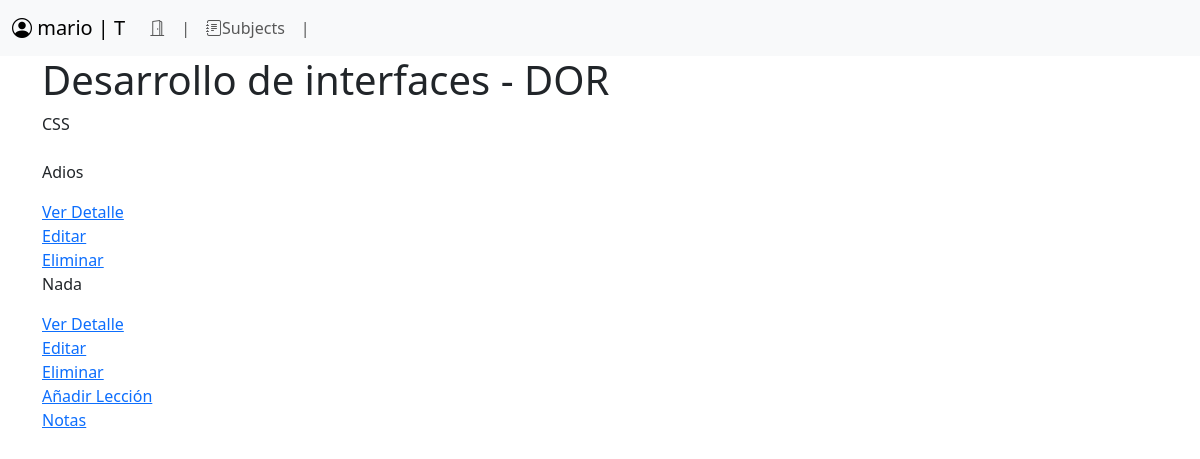
/subjects/DOR/ (signed in), run on the app's committed database.
### users/models.py (models this page shows, shortened)
class Profile(models.Model):
    class Role(models.TextChoices):
        STUDENT = 'S', 'Student'
        TEACHER = 'T', 'Teacher'
    role = models.CharField(max_length=1, choices=Role, default=Role.STUDENT)
    user = models.OneToOneField(User, on_delete=models.CASCADE, related_name='profile')
    bio = models.TextField(blank=True)
    avatar = models.ImageField(upload_to='avatars/noavatar.png', blank=True, null=True)

### subjects/models.py (models this page shows, shortened)
class Subject(models.Model):
    code = models.CharField(unique=True, max_length=255)
    name = models.CharField(max_length=255)
    description = models.TextField(
        blank=True,
    )
    students = models.ManyToManyField(User, related_name='student_subjects', through='Enrollment')
    teacher = models.ForeignKey(
        User,
        on_delete=models.PROTECT,
        related_name='teacher_subjects',
    )

class Lesson(models.Model):
    subject = models.ForeignKey(Subject, on_delete=models.CASCADE, related_name='lessons')
    title = models.CharField(max_length=255)
    content = models.TextField(
        blank=True,
    )

### subjects/views.py (the view, shortened to what this page needs)
# urls.py: path('<str:code>/', views.subject_detail, name='subject-detail'),
@login_required
def subject_detail(request, code):
    subject = Subject.objects.get(code=code)
    enrollment = False
    grade = False
    lessons = subject.lessons.all()
    profile = request.user.profile
    user = request.user
    if profile.role == Profile.Role.TEACHER:
        if subject.teacher == user:
            is_teacher = True
        else:
            raise PermissionDenied()
    return render(
        request,
        'subjects/subject_detail.html',
        {
            'subject': subject,
            'is_teacher': is_teacher,
            'lessons': lessons,
            'grade': grade,
        },
    )

### subjects/templates/subjects/subject_detail.html (shortened to what this page needs)
{% extends "base.html" %}
{% block navbar %}
{% include "shared/navbar.html" %}
{% endblock navbar %}
{% block content %}
<h1>{{ subject.name }} - {{ subject.code }}</h1>
<p>{{ subject.description }}</p>
{% if is_teacher %}
    <ul class="list-group mt-4">
        {% for lesson in lessons %}
            <p>{{ lesson.title }}</p>
            <a href="{% url 'subjects:lesson-detail' lesson.subject.code lesson.pk %}">Ver Detalle</a>
            <a href="{% url 'subjects:edit-lesson' lesson.subject.code lesson.pk %}">Editar</a>
            <a href="{% url 'subjects:delete-lesson' lesson.subject.code lesson.pk %}">Eliminar</a>
        {% endfor %}
        <a href="{% url 'subjects:add-lesson' subject.code %}">Añadir Lección</a>
        <a href="{% url 'subjects:mark-list' subject.code %}">Notas</a>
    </ul>
{% endif %}
{% endblock content %}

### shared/templates/shared/navbar.html (shortened to what this page needs)
{% extends "base.html" %}
{% block navbar %}
<nav class="navbar navbar-expand-lg bg-body-tertiary ">
  <div class="container-fluid ">
    <a class="navbar-brand " href="#">
      <i class="bi bi-person-circle"></i>
      {{request.user.username}} | {{request.user.profile.role}}
    </a>
    <div class="collapse navbar-collapse" id="navbarNav">
      <ul class="navbar-nav">
        <li class="nav-item">
          <a class="nav-link" href="{% url 'logout' %}"><i class="bi bi-door-open"></i></a>
        </li>
        <li class="nav-item">
          <a class="nav-link" href="#">|</a>
        </li>
        <li class="nav-item">
          <a class="nav-link" href="{% url "subjects:subject-list" %}"><i class="bi bi-journal-text"></i>Subjects</a>
        </li>
        <li class="nav-item">
          <a class="nav-link" href="#">|</a>
        </li>
      </ul>
    </div>
  </div>
</nav>
{% endblock navbar %}

### data on the page
Subject: name "Desarrollo de interfaces", code "DOR", description "CSS"
Lesson: title "Adios"
Lesson: title "Nada"

### other printed values
{{ request.user.username }} "mario"
{{ request.user.profile.role }} "T"
